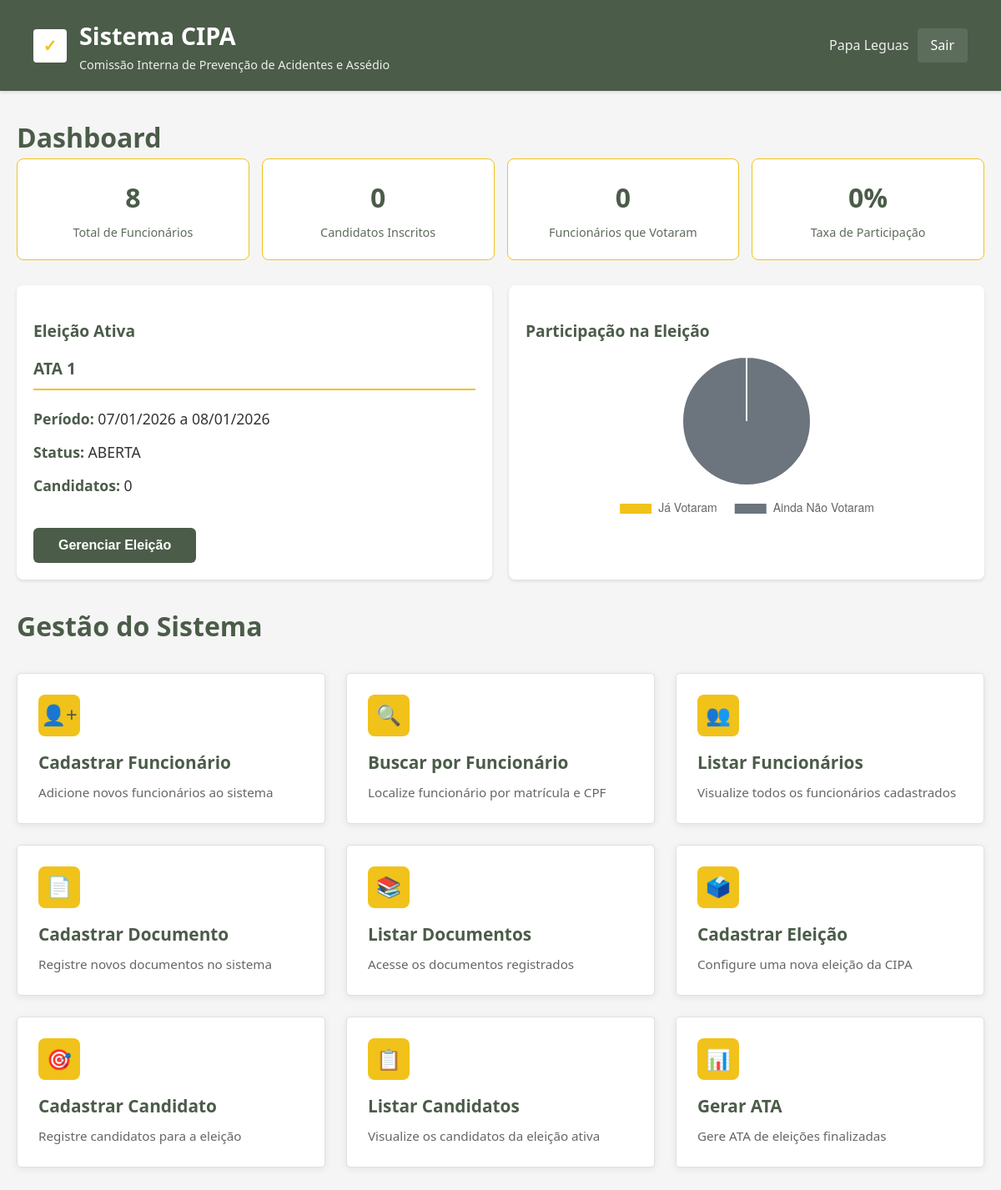
Screenshot of /code/cipa_t1/ (signed in) with the database file from the repository.
### tables this page shows
CREATE TABLE eleicao (
  id_eleicao INT NOT NULL AUTO_INCREMENT,
  data_inicio_eleicao DATE,
  data_fim_eleicao DATE,
  status_eleicao VARCHAR(100),
  documento_fk INT NOT NULL,
  PRIMARY KEY (id_eleicao),
  FOREIGN KEY (documento_fk) REFERENCES documento(id_documento) ON DELETE CASCADE
);

CREATE TABLE documento (
  id_documento INT NOT NULL AUTO_INCREMENT,
  data_hora_documento TIMESTAMP DEFAULT CURRENT_TIMESTAMP,
  data_inicio_documento DATE,
  data_fim_documento DATE,
  obs_documento VARCHAR(255),
  pdf_documento VARCHAR(255),
  titulo_documento VARCHAR(100),
  tipo_documento ENUM('Edital','Ata'),
  PRIMARY KEY (id_documento)
);

### index.php (called while the page is built, shortened)
<?php
    include "./routes.php";
?>

### repositories/EleicaoDAO.php (called while the page is built, shortened)
<?php
require_once __DIR__ . "/../utils/Conexao.php";
class EleicaoDAO extends Conexao {
    private ?PDO $db;
    public function __construct() {
        $this->db = $this::pegarConexao();
    }
        public function buscarEstatisticasEleicaoAtiva() {
            try {
                $sqlUpdate = "UPDATE eleicao
                             SET status_eleicao = 'FINALIZADA'
                             WHERE status_eleicao = 'ABERTA'
                             AND data_fim_eleicao <= CURDATE()";
                $stmtUpdate = $this->db->prepare($sqlUpdate);
                $stmtUpdate->execute();
                $sql = "SELECT e.*, d.titulo_documento,
                        COUNT(DISTINCT c.id_candidato) as total_candidatos
                        FROM eleicao e
                        INNER JOIN documento d ON e.documento_fk = d.id_documento
                        LEFT JOIN candidato c ON e.id_eleicao = c.eleicao_fk
                        WHERE e.status_eleicao = 'ABERTA'
                        GROUP BY e.id_eleicao, d.titulo_documento
                        LIMIT 1";
                $stmt = $this->db->prepare($sql);
                $stmt->execute();
                return $stmt->fetch(PDO::FETCH_ASSOC) ?: null;
            } catch (PDOException $e) {
                error_log("Erro ao buscar estatísticas da eleição ativa: " . $e->getMessage());
                return null;
            }
        }
    }
?>

### utils/Conexao.php (called while the page is built)
<?php
    abstract class Conexao {
        private static ?PDO $pdo = null;
        public static function pegarConexao() {
            try {
                $dsn = "mysql:host=127.0.0.1;dbname=cipa_t1;port=3307";
                $user = "root";
                $password = "";
                self::$pdo = new PDO($dsn, $user, $password);
                return self::$pdo;
            } catch(PDOException $e) {
                echo("ERRO em conexao: " . $e->getMessage());
                return null;
            }
        }
    }
?>

### views/home.php (the view, shortened to what this page needs)
<!DOCTYPE html>
<html lang="pt-BR">
<head>
    <link rel="stylesheet" href="/code/cipa_t1/css/style.css">
    <link rel="stylesheet" href="/code/cipa_t1/css/dashboard.css">
</head>
<body>
    <div class="header">
        <div class="header-icon">✓</div>
        <div class="header-title">
            <h1>Sistema CIPA</h1>
            <p>Comissão Interna de Prevenção de Acidentes e Assédio</p>
        </div>
        <div class="header-actions">
            <span style="color: rgba(255,255,255,0.9);"><?php echo htmlspecialchars($_SESSION['funcionario_logado']['nome_funcionario']); ?></span>
            <a href="/code/cipa_t1/logout">Sair</a>
        </div>
    </div>
    <div class="container">
        <div class="dashboard-section">
            <h1>Dashboard</h1>
            <?php if (isset($_SESSION['dashboard_stats'])): ?>
                <?php $stats = $_SESSION['dashboard_stats']; ?>
                <div class="stats-grid">
                    <div class="stat-card">
                        <div class="stat-number"><?php echo $stats['total_funcionarios']; ?></div>
                        <div class="stat-label">Total de Funcionários</div>
                    </div>
                    <?php if ($stats['eleicao_ativa']): ?>
                        <div class="stat-card">
                            <div class="stat-number"><?php echo $stats['eleicao_ativa']['total_candidatos']; ?></div>
                            <div class="stat-label">Candidatos Inscritos</div>
                        </div>
                        <div class="stat-card">
                            <div class="stat-number"><?php echo $stats['total_votantes']; ?></div>
                            <div class="stat-label">Funcionários que Votaram</div>
                        </div>
                        <div class="stat-card">
                            <div class="stat-number"><?php echo $stats['porcentagem_votantes']; ?>%</div>
                            <div class="stat-label">Taxa de Participação</div>
                        </div>
                    <?php endif; ?>
                </div>
                <?php if ($stats['eleicao_ativa']): ?>
                    <div class="dashboard-grid">
                        <div class="dashboard-card">
                            <h3>Eleição Ativa</h3>
                            <div class="eleicao-info">
                                <p class="eleicao-titulo"><strong><?php echo htmlspecialchars($stats['eleicao_ativa']['titulo_documento']); ?></strong></p>
                                <p class="eleicao-periodo"><strong>Período:</strong> <?php echo date('d/m/Y', strtotime($stats['eleicao_ativa']['data_inicio_eleicao'])); ?> a <?php echo date('d/m/Y', strtotime($stats['eleicao_ativa']['data_fim_eleicao'])); ?></p>
                                <p class="eleicao-status"><strong>Status:</strong> <?php echo htmlspecialchars($stats['eleicao_ativa']['status_eleicao']); ?></p>
                                <p class="eleicao-candidatos"><strong>Candidatos:</strong> <?php echo $stats['eleicao_ativa']['total_candidatos']; ?></p>
                                <a href="/code/cipa_t1/eleicao/gerenciar" class="btn-manager">
                                    <button>Gerenciar Eleição</button>
                                </a>
                            </div>
                        </div>
                        <div class="dashboard-card">
                            <h3>Participação na Eleição</h3>
                            <div class="chart-container">
                                <canvas id="votacaoChart"></canvas>
                            </div>
                        </div>
                    </div>
                <?php endif; ?>
            <?php endif; ?>
        </div>
        <div class="management-section">
            <h1>Gestão do Sistema</h1>
            <div class="cards-grid">
                <a href="/code/cipa_t1/funcionario/cadastrar" class="card">
                    <div class="card-icon">👤+</div>
                    <div class="card-title">Cadastrar Funcionário</div>
                    <div class="card-description">Adicione novos funcionários ao sistema</div>
                </a>
                <a href="/code/cipa_t1/funcionario/cadastrar-por-matricula" class="card">
                    <div class="card-icon">🔍</div>
                    <div class="card-title">Buscar por Funcionário</div>
                    <div class="card-description">Localize funcionário por matrícula e CPF</div>
                </a>
                <a href="/code/cipa_t1/funcionario/listar" class="card">
                    <div class="card-icon">👥</div>
                    <div class="card-title">Listar Funcionários</div>
                    <div class="card-description">Visualize todos os funcionários cadastrados</div>
                </a>
                <a href="/code/cipa_t1/documento/cadastrar" class="card">
                    <div class="card-icon">📄</div>
                    <div class="card-title">Cadastrar Documento</div>
                    <div class="card-description">Registre novos documentos no sistema</div>
                </a>
                <a href="/code/cipa_t1/documento/listar" class="card">
                    <div class="card-icon">📚</div>
                    <div class="card-title">Listar Documentos</div>
                    <div class="card-description">Acesse os documentos registrados</div>
                </a>
                <a href="/code/cipa_t1/eleicao/cadastrar" class="card">
                    <div class="card-icon">🗳️</div>
                    <div class="card-title">Cadastrar Eleição</div>
                    <div class="card-description">Configure uma nova eleição da CIPA</div>
                </a>
                <a href="/code/cipa_t1/candidato/cadastrar" class="card">
                    <div class="card-icon">🎯</div>
                    <div class="card-title">Cadastrar Candidato</div>
                    <div class="card-description">Registre candidatos para a eleição</div>
                </a>
                <a href="/code/cipa_t1/voto/listar-candidatos" class="card">
                    <div class="card-icon">📋</div>
                    <div class="card-title">Listar Candidatos</div>
                    <div class="card-description">Visualize os candidatos da eleição ativa</div>
                </a>
                <a href="/code/cipa_t1/ata/listar" class="card">
                    <div class="card-icon">📊</div>
                    <div class="card-title">Gerar ATA</div>
                    <div class="card-description">Gere ATA de eleições finalizadas</div>
                </a>
            </div>
        </div>
    </div>
    <?php if (isset($_SESSION['dashboard_stats']) && $_SESSION['dashboard_stats']['eleicao_ativa']): ?>
    <script>
        const stats = <?php echo json_encode($_SESSION['dashboard_stats']); ?>;
        // Dados para o gráfico de pizza
        const votantes = stats.total_votantes;
        const naoVotantes = stats.total_funcionarios - votantes;
        const ctx = document.getElementById('votacaoChart').getContext('2d');
        new Chart(ctx, {
            type: 'pie',
            data: {
                labels: ['Já Votaram', 'Ainda Não Votaram'],
                datasets: [{
                    data: [votantes, naoVotantes],
                    backgroundColor: [
                        '#f1c21a',  // Amarelo para quem já votou
                        '#6c757d'   // Cinza para quem não votou
                    ],
                    borderColor: [
                        '#ffffff',
                        '#ffffff'
                    ],
                    borderWidth: 2
                }]
            },
            options: {
                responsive: true,
                maintainAspectRatio: false,
                plugins: {
                    legend: {
                        position: 'bottom',
                        labels: {
                            padding: 20,
                            font: {
                                size: 14
                            }
                        }
                    },
                    tooltip: {
                        callbacks: {
                            label: function(context) {
                                const total = context.dataset.data.reduce((a, b) => a + b, 0);
                                const percentage = ((context.parsed / total) * 100).toFixed(1);
                                return context.label + ': ' + context.parsed + ' (' + percentage + '%)';
                            }
                        }
                    }
                }
            }
        });
    </script>
    <?php endif; ?>
</body>
</html>

### css/style.css (style rules this page uses)
* { margin: 0; padding: 0; box-sizing: border-box; }
body { background-color: #f5f5f5; color: #4b5c49; font-family: 'Segoe UI', Tahoma, Geneva, Verdana, sans-serif; min-height: 100vh; line-height: 1.6; }
.header { background-color: #4b5c49; color: white; padding: 20px 40px; box-shadow: 0 2px 4px rgba(0,0,0,0.1); display: flex; align-items: center; gap: 15px; }
.header-icon { width: 40px; height: 40px; background-color: white; border-radius: 4px; display: flex; align-items: center; justify-content: center; color: #f1c21a; font-weight: bold; font-size: 20px; }
.header-title { flex: 1; }
.header-title h1 { color: white; font-size: 1.8em; margin: 0; }
.header-title p { color: rgba(255,255,255,0.9); font-size: 0.9em; margin: 0; }
.header-actions { display: flex; gap: 10px; align-items: center; }
.header-actions a { color: white; text-decoration: none; padding: 8px 16px; border-radius: 4px; background-color: rgba(255,255,255,0.1); transition: background-color 0.3s; }
.container { max-width: 1200px; margin: 0 auto; padding: 30px 20px; }
.cards-grid { display: grid; grid-template-columns: repeat(auto-fit, minmax(300px, 1fr)); gap: 25px; margin-top: 30px; width: 100%; box-sizing: border-box; }
.card { background-color: white; border: 1px solid #e0e0e0; border-radius: 5px; padding: 25px; box-shadow: 0 2px 8px rgba(0,0,0,0.08); transition: all 0.3s ease; position: relative; width: 100%; box-sizing: border-box; overflow: hidden; }
.card-icon { width: 50px; height: 50px; background-color: #f1c21a; border-radius: 8px; display: flex; align-items: center; justify-content: center; font-size: 24px; margin-bottom: 15px; position: relative; z-index: 1; }
.card-title { font-size: 1.3em; font-weight: 600; color: #4b5c49; margin-bottom: 8px; }
.card-description { color: #666; font-size: 0.95em; line-height: 1.5; }
button[type="submit"], button { background-color: #4b5c49; color: white; padding: 12px 30px; border: none; border-radius: 6px; font-size: 1em; font-weight: 600; cursor: pointer; margin-top: 25px; transition: background-color 0.3s; }
a { color: #4b5c49; text-decoration: none; font-weight: 500; transition: color 0.3s; }
h3 { color: #4b5c49; margin: 20px 0 15px 0; font-size: 1.2em; }

### css/dashboard.css (style rules this page uses)
.dashboard-grid { display: grid; grid-template-columns: 1fr 1fr; gap: 20px; margin-bottom: 30px; }
.dashboard-card { background: white; padding: 20px; border-radius: 8px; box-shadow: 0 2px 4px rgba(0,0,0,0.1); }
.eleicao-info { display: flex; flex-direction: column; gap: 12px; }
.eleicao-titulo { font-size: 1.2em; color: #4b5c49; margin-bottom: 8px; padding-bottom: 8px; border-bottom: 2px solid #f1c21a; }
.eleicao-periodo, .eleicao-status, .eleicao-candidatos { font-size: 1.1em; margin: 0; color: #333; }
.eleicao-info strong { color: #4b5c49; font-weight: 600; }
.chart-container { position: relative; height: 200px; width: 100%; }
.stats-grid { display: grid; grid-template-columns: repeat(auto-fit, minmax(200px, 1fr)); gap: 15px; margin-bottom: 30px; }
.stat-card { background-color: white; color: #4b5c49; padding: 20px; border: 1px solid #f1c21a; border-radius: 8px; text-align: center; transition: transform 0.25s ease, box-shadow 0.25s ease; }
.stat-number { font-size: 2em; font-weight: bold; margin-bottom: 5px; transition: transform 0.35s ease; }
.stat-label { font-size: 0.9em; opacity: 0.9; }

### rows the page displays
eleicao: documento_fk "8", documento_fk.titulo_documento "ATA 1", data_inicio_eleicao "07/01/2026", data_fim_eleicao "08/01/2026", status_eleicao "ABERTA"

### other values shown
$_SESSION['funcionario_logado']['nome_funcionario'] "Papa Leguas"
$stats['eleicao_ativa']['total_candidatos'] "0"
$stats['total_votantes'] "0"
$stats['porcentagem_votantes'] "0"
